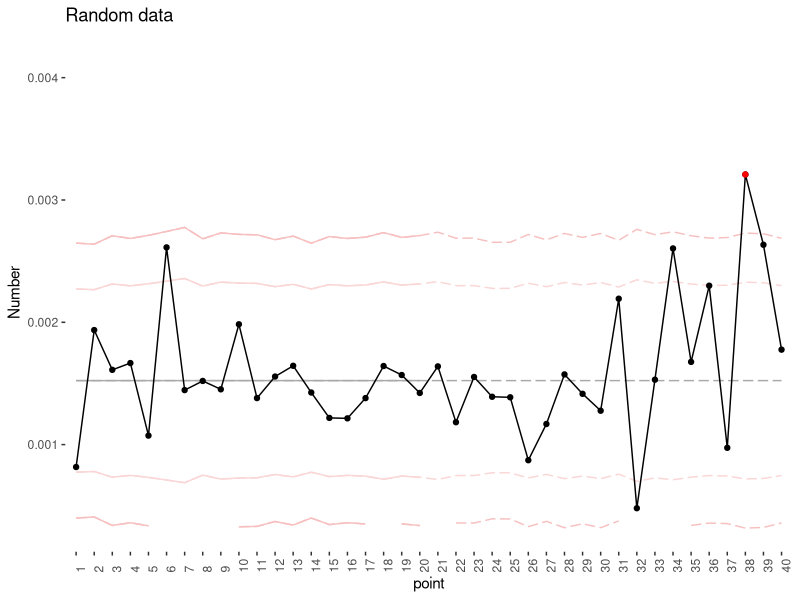

Recreate this plot in R.
# Function to produce Control Charts
ControlChart = function(num, denom, subgroup, type, title, ylabel, xlabel, scale, start) {
  
  library(ggplot2)
  
  subgroup = factor(subgroup, levels=unique(subgroup))
    
  dataDF = data.frame(num,denom,subgroup)
  dataDF$measure = dataDF$num / dataDF$denom
  head(dataDF)
  
#This function sets scaler for the y axis (e.g 100 changes 0.5 to 50%)
scaler <- function(){
  function(x)x*scale
}

if (length(subgroup) < 20)  {
  ggplot() +
    geom_line(aes(x=subgroup, y=measure, group = 1), data=dataDF) + 
    geom_point(aes(x=subgroup, y=measure, group = 1), data=dataDF) + 
    theme(axis.text.x=element_text(angle = 90, hjust = 0), panel.background = element_rect(fill = "transparent")) +
    #  scale_x_date(breaks = "1 month") +
    #scale_y_continuous(labels=scaler(), limits=c(max(min(dataDF$measure)*0.66,0), uplim)) +
    xlab(xlabel) + ylab(ylabel) +
    ggtitle(title)
  #print("SPC charts should have at least 20 points. No charts produced.")
} else {
  
if (type == "p") {
      sdp = function(pct, denom) {
      s = sqrt((pct*(1-pct))/denom)
      return(s)
      } # End of p Function
      uplim = min(max(dataDF$measure)*1.3, 1) # Set y axis limit for chart
} else if (type == "u") {
      sdp = function(measure, denom) {
        s = sqrt(measure/denom)
      return(s)     
      } #End of u Function  
      uplim = max(dataDF$measure)*1.3
} else if (type == "c") {
      sdp = function(count, denom) {
        s = sqrt(count/denom)
      return(s)     
      } #End of c Function  
      uplim = max(dataDF$measure)*1.3
} else if (type == "I") {
      sdp = function(MR, denom) {
        s = sum(MR)/denom
      return(s)     
      } #End of I Function  
      uplim = max(dataDF$measure)*1.3
} else {
  print ("chart type not recognised")  
} #End of If


# Start used to change the position of the first baseline test

  shiftpos = start
  newshiftpos = start
  chrt = 0
  
  ### Calculate mean and standard deviations for first [1:20]
  dataDF$mean = sum(dataDF$num[start:(start+19)]) / sum(dataDF$denom[start:(start+19)]) # Mean using sum of numerators and denominators
  dataDF$sd = sdp(dataDF$mean, dataDF$denom) 
  dataDF$baselines = as.numeric(NA) # Create baseline variable but don't calculate until checked for 20 points with no shift
  
  if (type == "I") {
    dataDF$MR = abs(c(head(dataDF$num,-1) - tail(dataDF$num,-1),NA))
    dataDF$sd = mean(na.omit(dataDF$MR[start:(start+19)]))
    lim3 = 2.66
    lim2 = 1.77
  } else {
    lim3 = 3
    lim2 = 2
  } 
  
  for (loops in 1:12) {
    
    #Calculate points above or below mean and number each run
    dataDF$abovebelow = 0
    dataDF$abovebelow[dataDF$mean == 0] = -1   # If the mean is zero treat as below
    dataDF$abovebelow[dataDF$measure < dataDF$mean] = -1
    dataDF$abovebelow[dataDF$measure > dataDF$mean] = 1
    keep <- function(x) {
      L <- c(TRUE,x[-1L]!=0) # The first row must be preserved if zero or not
      idx <- c(0, which(L))[cumsum(L) + 1]
      return(x[idx])
    } #function to preserve last non zero number
    dataDF$abovebelowpreserved <- keep(dataDF$abovebelow)
    
    #Number the runs above or below the mean
    runChange = dataDF$abovebelowpreserved[-1L] != dataDF$abovebelowpreserved[-nrow(dataDF)] #List change points in data with TRUE
    runChange[dataDF$mean[-1L] != dataDF$mean[-nrow(dataDF)]] = TRUE #Start new run at rephase points
    dataDF$runNo = c(0,cumsum(runChange)) +1 #Number the runs
    
    # Create data frame with run lengths - excluding points on the center line
    runlengthDF = aggregate(measure ~ runNo, data=dataDF[dataDF$abovebelow != 0,], NROW)
    colnames(runlengthDF) <- c("runNo", "runlength")
    
    # Merge to one data frame - removeing any existing runlength column
    dataDF = merge(dataDF[,!(names(dataDF) %in% c("runlength"))], runlengthDF, all.x =TRUE)
    dataDF$runlength[dataDF$abovebelowpreserved == 0] = 0 # For cases where data starts with a zero
    dataDF$runlength[dataDF$mean == 0 & dataDF$measure == 0] = 0 # For cases where there's a run of zeros on a zero mean
    
    # Create a column with data for runs 8 or longer only
    dataDF$highlight = NA
    dataDF$highlight[dataDF$runlength >= 8] = dataDF$measure[dataDF$runlength >= 8]
    dataDF$highlight[dataDF$measure > dataDF$mean+(lim3*dataDF$sd)] = dataDF$measure[dataDF$measure > dataDF$mean+(lim3*dataDF$sd)]
    dataDF$highlight[dataDF$measure < dataDF$mean-(lim3*dataDF$sd)] = dataDF$measure[dataDF$measure < dataDF$mean-(lim3*dataDF$sd)]
    

    # Calculate the position of the next minimum 8 point shift (returns zero if no more shifts)
    newshiftpos = min(which.max(dataDF$runlength >= 8 & dataDF$runNo > dataDF$runNo[shiftpos]),nrow(dataDF))
    newsusshiftpos = min(which.max(dataDF$runlength >= 8 & dataDF$runNo > dataDF$runNo[shiftpos]),nrow(dataDF))
    
    ### If 20 points from shift HAVE NO shifts within them, then set as new baseline. Also if data starts with a shift.
    # if ( ((shiftpos+19) < newshiftpos) | (loops == 1 & newshiftpos==1) ) {
    #   dataDF$baselines[shiftpos:min(nrow(dataDF),(shiftpos+19))] = dataDF$mean[shiftpos:min(nrow(dataDF),(shiftpos+19))]
    #   #dataDF$baselines[shiftpos:(shiftpos+19)] = dataDF$mean[shiftpos:(shiftpos+19)]
    #   }
    ### If 20 points from shift HAVE NO shifts within them, then set as new baseline.
    #if (((shiftpos+11) < newshiftpos)) {dataDF$baselines[shiftpos:(shiftpos+11)] = dataDF$mean[shiftpos:(shiftpos+11)]}
    
    ### Mark as new baseline if:
    # (a) there are 20 data points (not counting blanks or NAs); and
    # (b) the 20 points are stable (i.e. no shifts starting within the 20 points)
    # (c) allow if 20 points start with a shift
    if ((shiftpos+19 <= length(num[!is.na(num)])) & ((shiftpos+19 < newshiftpos) | newshiftpos==1))
    {dataDF$baselines[shiftpos:(shiftpos+19)] = dataDF$mean[shiftpos:(shiftpos+19)]}
    
    # if (count 12 NA in $highlight AND shiftpos+11 <= nrows)
    if ( (sum(is.na(dataDF$highlight[shiftpos:(shiftpos+19)])) >= 20) & 
         (shiftpos+19 <= length(dataDF$highlight))  )
    {dataDF$baselines[shiftpos:(shiftpos+19)] = dataDF$mean[shiftpos:(shiftpos+19)]}
    
    chrt = chrt + 1
    
    # Plot
    print(
      ggplot() +
        geom_line(aes(x=subgroup, y=mean, group = 1), data=dataDF, linetype = "longdash", colour = "darkgray") +
        geom_line(aes(x=subgroup, y=mean+(lim2*sd), group = 1), data=dataDF, linetype = "longdash", colour = "#fad6d6") +
        geom_line(aes(x=subgroup, y=mean+(lim3*sd), group = 1), data=dataDF, linetype = "longdash", colour = "#f7c0c0" ) +   
        geom_line(aes(x=subgroup, y=mean-(lim2*sd), group = 1), data=dataDF, linetype = "longdash", colour = "#fad6d6") +
        geom_line(aes(x=subgroup, y=mean-(lim3*sd), group = 1), data=dataDF, linetype = "longdash", colour = "#f7c0c0") + 
        geom_line(aes(x=subgroup, y=baselines, group = 1), data=dataDF, linetype = "solid", colour = "darkgray") +
        geom_line(aes(x=subgroup, y=baselines+(lim2*sd), group = 1), data=dataDF, linetype = "solid", colour = "#fad6d6") +
        geom_line(aes(x=subgroup, y=baselines+(lim3*sd), group = 1), data=dataDF, linetype = "solid", colour = "#f7c0c0") +   
        geom_line(aes(x=subgroup, y=baselines-(lim2*sd), group = 1), data=dataDF, linetype = "solid", colour = "#fad6d6") +
        geom_line(aes(x=subgroup, y=baselines-(lim3*sd), group = 1), data=dataDF, linetype = "solid", colour = "#f7c0c0") + 
        geom_line(aes(x=subgroup, y=measure, group = 1), data=dataDF) + 
        geom_point(aes(x=subgroup, y=measure, group = 1), data=dataDF) + 
        geom_point(aes(x=subgroup, y=highlight, group = 1), data=dataDF, colour = "red") +    
        theme(axis.text.x=element_text(angle = 90, hjust = 0), panel.background = element_rect(fill = "transparent")) +
        #  scale_x_date(breaks = "1 month") +
        scale_y_continuous(labels=scaler(), limits=c(max(min(dataDF$measure)*0.66,0), uplim)) +
        xlab(xlabel) + ylab(ylabel) +
        ggtitle(title)
    ) # ggplot chart
    

    if (newsusshiftpos == 1) break
    
    
    ### Calculate temporary mean from the next sustained shift
    #if (dataDF$runlength[newshiftpos] >= 9) {
    dataDF$mean[newsusshiftpos:nrow(dataDF)] = mean(dataDF$measure[newsusshiftpos:min(newsusshiftpos+19,newsusshiftpos+dataDF$runlength[newsusshiftpos]-1, nrow(dataDF))])  # mean
    dataDF$baselines[newsusshiftpos:nrow(dataDF)] = NA
    if (type == "I") {
      dataDF$sd[newsusshiftpos:nrow(dataDF)] = mean(na.omit(dataDF$MR[newsusshiftpos:min(newsusshiftpos+19,newsusshiftpos+dataDF$runlength[newsusshiftpos]-1, nrow(dataDF))]))
      }
    #}

    shiftpos = newsusshiftpos

    
} # End of For loop

} # End of >20 points If 

} # End of ControlChart function

# Create dataframe  with some random data
num = c(rnorm(10, mean=15.1, sd=4.01), rnorm(20, mean=14.0, sd=3.1),rnorm(10, mean=20.5, sd=5.03))
denom = rnorm(length(num), mean=10000, sd=500)
subgroup = c(1:length(num))
type = "u"
xlabel = "x label"
ylabel = "y label"
scale = 1
title = "Titeloi!"
ControlChart(num,denom,subgroup,"u","Random data", "Number", "point", 1,1)

